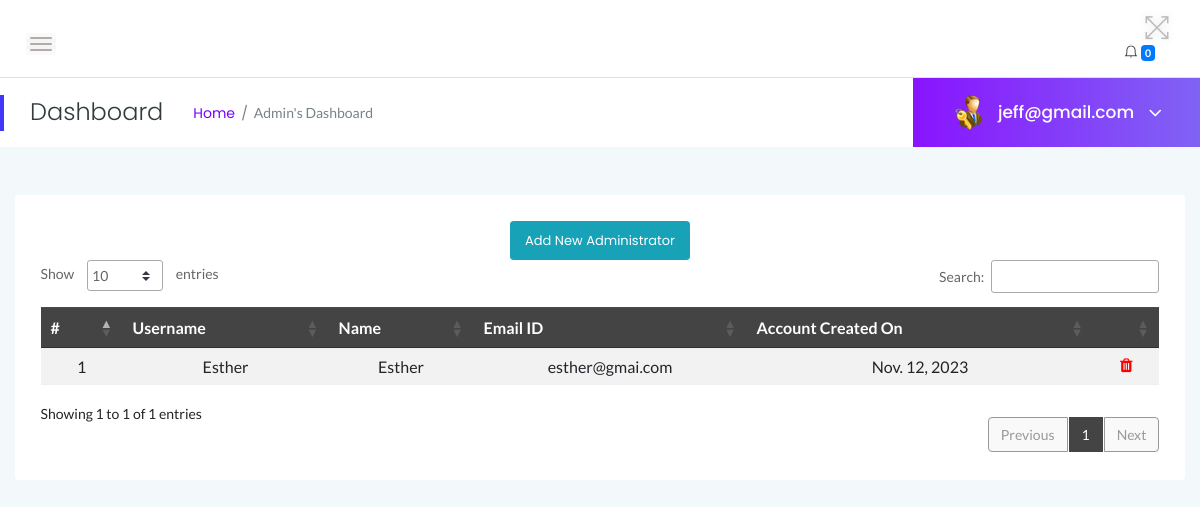
Before: /myadmin/manage-admin/ (signed in) with the older database file.
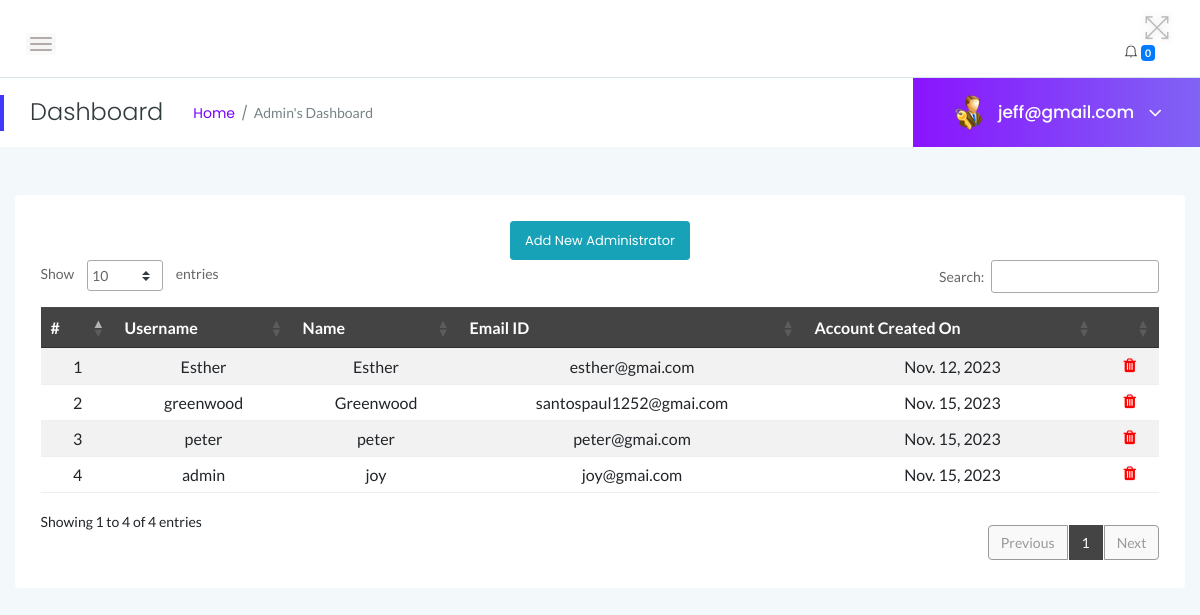
After: the same page with the newer database file.
### myadmin/models.py (models this page shows, shortened)
class Admin(models.Model):
    user = models.OneToOneField(User, on_delete=models.CASCADE, default=None)
    fullname = models.CharField(max_length=255)
    email = models.EmailField(unique=True)
    password = models.CharField(max_length=255)
    username = models.CharField(max_length=100, unique=True)
    CreationDate = models.DateField(auto_now_add=True)

### myadmin/views.py (the view, shortened to what this page needs)
# urls.py: path('manage-admin/', views.manage_admin, name='manage_admin'),
@login_required
def manage_admin(request):
    admins = Admin.objects.all()
    return render(request, 'admin/manage_admin.html', {'admins': admins})

### myadmin/templates/admin/manage_admin.html (shortened to what this page needs)
{% load static %}
<html class="no-js" lang="en">
<head>
 {% include 'admin/top.html' %}
</head>
<body>
 {% include 'admin/sidebars.html' %}
                            <div class="card-body">
                                <div class="data-tables datatable-dark">
                                    <center><a href="{% url 'myadmin:add_admin' %}" class="btn btn-sm btn-info">Add New Administrator</a></center>
                                    <table id="dataTable3" class="table table-striped table-hover text-center">
                                        <thead class="text-capitalize">
                                            <tr>
                                                <th>#</th>
                                                <th>Username</th>
                                                <th>Name</th>
                                                <th>Email ID</th>
                                                <th>Account Created On</th>
                                                <th></th>
                                            </tr>
                                        </thead>
                                        <tbody>
                                            {% for admin in admins %}
                                            <tr>
                                                <td>{{ forloop.counter }}</td>
                                                <td>{{ admin.username }}</td>
                                                <td>{{ admin.fullname }}</td>
                                                <td>{{ admin.email }}</td>
                                                <td>{{ admin.CreationDate }}</td>
                                                <td>
                                                    <a href="{% url 'myadmin:manage_admin' %}?del={{ admin.id }}" onclick="return confirm('Do you want to delete?')">
                                                        <i class="fa fa-trash" style="color:red"></i>
                                                    </a>
                                                </td>
                                            </tr>
                                            {% endfor %}
                                        </tbody>
                                    </table>
                                </div>
                            </div>
                        </div>
                    </div>
                </div>
            </div>
        </div>
        </div>
</body>
</html>

### myadmin/templates/admin/top.html (shortened to what this page needs)
 {% load static %}
<link rel="stylesheet" href="{% static 'css/bootstrap.min.css' %}">
<link rel="stylesheet" href="{% static 'css/font-awesome.min.css' %}">
<link rel="stylesheet" href="{% static 'css/themify-icons.css' %}">
<link rel="stylesheet" href="{% static 'css/metisMenu.css' %}">
<link rel="stylesheet" href="{% static 'css/owl.carousel.min.css' %}">
<link rel="stylesheet" href="{% static 'css/slicknav.min.css' %}">
<link rel="stylesheet" href="https://www.amcharts.com/lib/3/plugins/export/export.css" type="text/css" media="all" />
<link rel="stylesheet" type="text/css" href="https://cdn.datatables.net/1.10.19/css/jquery.dataTables.css">
<link rel="stylesheet" type="text/css" href="https://cdn.datatables.net/1.10.18/css/dataTables.bootstrap4.min.css">
<link rel="stylesheet" type="text/css" href="https://cdn.datatables.net/responsive/2.2.3/css/responsive.bootstrap.min.css">
<link rel="stylesheet" type="text/css" href="https://cdn.datatables.net/responsive/2.2.3/css/responsive.jqueryui.min.css">
<link rel="stylesheet" href="{% static 'css/typography.css' %}">
<link rel="stylesheet" href="{% static 'css/default-css.css' %}">
<link rel="stylesheet" href="{% static 'css/styles.css' %}">
<link rel="stylesheet" href="{% static 'css/responsive.css' %}">

### myadmin/templates/admin/sidebars.html (shortened to what this page needs)
{% load static %}
    <div class="page-container">
        <div class="main-content">
            <div class="header-area">
                <div class="row align-items-center">
                    <div class="col-md-6 col-sm-8 clearfix">
                        <div class="nav-btn pull-left">
                            <span></span>
                            <span></span>
                            <span></span>
                        </div>
                    </div>
                    <div class="col-md-6 col-sm-4 clearfix">
                        <ul class="notification-area pull-right">
                            <li id="full-view"><i class="ti-fullscreen"></i></li>
                            {% include 'admin/admin-notification.html' %}
                        </ul>
                    </div>
                </div>
            </div>
            <div class="page-title-area">
                <div class="row align-items-center">
                    <div class="col-sm-6">
                        <div class="breadcrumbs-area clearfix">
                            <h4 class="page-title pull-left">Dashboard</h4>
                            <ul class="breadcrumbs pull-left">
                                <li><a href="{% url 'myadmin:dashboard' %}">Home</a></li>
                                <li><span>Admin's Dashboard</span></li>
                            </ul>
                        </div>
                    </div>
                    <div class="col-sm-6 clearfix">
                        <div class="user-profile pull-right">
                            <img class="avatar user-thumb" src="{% static 'images/admin.png' %}" alt="avatar">
                            <h4 class="user-name dropdown-toggle" data-toggle="dropdown">{{ user.username }} <i class="fa fa-angle-down"></i></h4>
                        </div>
                    </div>
                </div>
            </div>
            <div class="main-content-inner">
                <div class="row">
                    <div class="col-12 mt-5">
                        <div class="card">

### myadmin/templates/admin/admin-sidebar.html (shortened to what this page needs)
{% load static %}

### myadmin/templates/admin/admin-notification.html (shortened to what this page needs)
<div class="notification-dropdown">
    <div class="notification-btn">
        <i class="ti-bell"></i>
        <span class="badge badge-primary">{{ notifications|length }}</span>
    </div>
</div>

### myadmin/templates/admin/bottom.html (shortened to what this page needs)
{% load static %}

Changed rows visible on the page:
added Admin: username "greenwood", fullname "Greenwood", email "santospaul1252@gmai.com", CreationDate "Nov. 15, 2023"
added Admin: username "peter", fullname "peter", email "peter@gmai.com", CreationDate "Nov. 15, 2023"
added Admin: username "admin", fullname "joy", email "joy@gmai.com", CreationDate "Nov. 15, 2023"
Other visible differences:
text written by a page script: "Show entries Search: Showing 1 to 1 of 1 entries Previous 1 Next" → "Show entries Search: Showing 1 to 4 of 4 entries Previous 1 Next"
